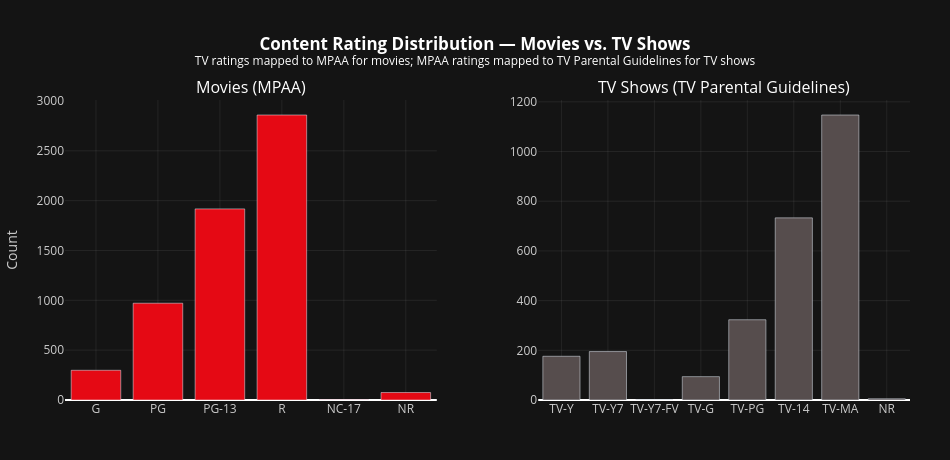

Here is the notebook cell this chart was saved with:
### Markdown cell above
The `listed_in` field is multi-label, so a single title can appear under several genre categories at once. Because Movies outnumber TV Shows roughly 2x, raw counts aren't a fair basis for comparison. The chart normalises each bar to a percentage of that type's total tag appearances, and merges parallel source labels ("Dramas" + "TV Dramas" into Drama, etc.) so the two types can be read side by side.

A few categories only appear on one side. "Crime TV Shows", "Horror Movies", "Thrillers", "Action & Adventure", "Reality TV", "British TV", and "Anime" each map to a consolidated bucket that has no equivalent label for the other type. That's a labeling artifact from the source data. Comparing those bars against zero is not very meaningful, so we only look at the shared genres for cross-type comparisons:

**International** is the biggest category on both sides, but TV Shows edge Movies here (around 27% vs 22%). International series make up a slightly higher slice of Netflix's TV catalog than international movies do of its film catalog. **Drama** leans toward Movies (roughly 20% vs 15%). Each TV series is one row regardless of how many seasons it has, so some of that gap may just be down to how drama content gets packaged in each format. **Comedy** is fairly close, Movies marginally ahead (around 14% vs 12%). **Documentary** is almost tied (about 7% for Movies vs 8% for TV), which makes sense given the source used separate labels ("Documentaries" for films, "Docuseries" for TV) that feed into the same bucket. **Kids & Family** tilts toward TV Shows (around 9% vs 5%), which fits the long-running episodic format most children's content comes in. **Romance** is slightly higher for TV Shows (around 7% vs 5%).

Genre coverage is clean. `listed_in` is 100% populated with no gaps. The range of shared genres is broad enough to support country-level breakdowns, which is what Figure 2 builds on.

### Code cell
from plotly.subplots import make_subplots

# 3 rows have duration strings ("66 min", "74 min", "84 min") in the rating field
duration_mask = consolidated_df['rating'].str.match(r'^\d+\s*min$', na=False)
n_duration = duration_mask.sum()
print(f"Duration-as-rating entries removed: {n_duration}")
consolidated_df.loc[duration_mask, 'rating'] = pd.NA

# normalise cross-system ratings for better comparison
# Netflix uses TV Parental Guidelines (TV-Y, TV-G, TV-PG, TV-14, TV-MA) as a fallback
# for films without an MPA rating, and occasionally MPAA labels appear on TV shows.
# Source: Wikipedia — TV Parental Guidelines
#   https://en.wikipedia.org/wiki/TV_Parental_Guidelines
# Source: MPA film rating system
#   https://www.motionpictures.org/film-ratings/

# TV Parental Guidelines → MPAA equivalents (applied to Movies)
tv_to_mpaa = {
    'TV-Y':     'G',      # ages 2+   ≈ G
    'TV-Y7':    'PG',     # ages 7+   ≈ PG
    'TV-Y7-FV': 'PG',     # ages 7+ (fantasy violence) ≈ PG
    'TV-G':     'G',      # general audiences ≈ G
    'TV-PG':    'PG',     # parental guidance ≈ PG
    'TV-14':    'PG-13',  # ages 14+  ≈ PG-13 (ages 13+)
    'TV-MA':    'R',      # mature/17+ ≈ R (17+)
}

# MPAA → TV Parental Guidelines equivalents (applied to TV Shows)
mpaa_to_tv = {
    'G':     'TV-G',
    'PG':    'TV-PG',
    'PG-13': 'TV-14',
    'R':     'TV-MA',
    'NC-17': 'TV-MA',
    'UR':    'NR',
}

movies_idx = consolidated_df['type'] == 'Movie'
tv_idx     = consolidated_df['type'] == 'TV Show'

rating_corrected = consolidated_df['rating'].copy()
rating_corrected[movies_idx] = rating_corrected[movies_idx].map(lambda r: tv_to_mpaa.get(r, r))
rating_corrected[tv_idx]     = rating_corrected[tv_idx].map(lambda r: mpaa_to_tv.get(r, r))
consolidated_df['rating_corrected'] = rating_corrected

n_movie_fixed = (consolidated_df.loc[movies_idx, 'rating'] != consolidated_df.loc[movies_idx, 'rating_corrected']).sum()
n_tv_fixed    = (consolidated_df.loc[tv_idx,     'rating'] != consolidated_df.loc[tv_idx,     'rating_corrected']).sum()
print(f"Movies with rating corrected:   {n_movie_fixed:,}")
print(f"TV Shows with rating corrected: {n_tv_fixed:,}")

# --- 3. Build ordered distributions ---
mpaa_order = ['G', 'PG', 'PG-13', 'R', 'NC-17', 'NR']
tv_order   = ['TV-Y', 'TV-Y7', 'TV-Y7-FV', 'TV-G', 'TV-PG', 'TV-14', 'TV-MA', 'NR']

movies_vc = consolidated_df[movies_idx].dropna(subset=['rating_corrected'])['rating_corrected'].value_counts()
tv_vc     = consolidated_df[tv_idx].dropna(subset=['rating_corrected'])['rating_corrected'].value_counts()

mpaa_present = [r for r in mpaa_order if movies_vc.get(r, 0) > 0]
tv_present   = [r for r in tv_order   if tv_vc.get(r, 0)     > 0]

print("\nMovies — final distribution:")
print(movies_vc[mpaa_present].to_string())
print("\nTV Shows — final distribution:")
print(tv_vc[tv_present].to_string())

# --- 4. Plot ---
fig_rating = make_subplots(
    rows=1, cols=2,
    subplot_titles=('Movies (MPAA)', 'TV Shows (TV Parental Guidelines)'),
    horizontal_spacing=0.12,
)

fig_rating.add_trace(go.Bar(
    x=mpaa_present,
    y=[movies_vc.get(r, 0) for r in mpaa_present],
    marker_color='#E50914',
    name='Movie',
    hovertemplate='<b>%{x}</b>: %{y:,}<extra></extra>',
), row=1, col=1)

fig_rating.add_trace(go.Bar(
    x=tv_present,
    y=[tv_vc.get(r, 0) for r in tv_present],
    marker_color='#564d4d',
    name='TV Show',
    hovertemplate='<b>%{x}</b>: %{y:,}<extra></extra>',
), row=1, col=2)

fig_rating.update_layout(
    title=dict(
        text='<b>Content Rating Distribution — Movies vs. TV Shows</b><br>'
             '<sup>TV ratings mapped to MPAA for movies; MPAA ratings mapped to TV Parental Guidelines for TV shows</sup>',
        x=0.5, xanchor='center', font=dict(color='white'),
    ),
    plot_bgcolor='#141414', paper_bgcolor='#141414',
    showlegend=False,
    margin=dict(t=100, b=60, l=60, r=40),
    width=950, height=460,
)
fig_rating.update_xaxes(tickfont=dict(color='#cccccc'), gridcolor='rgba(255,255,255,0.07)')
fig_rating.update_yaxes(tickfont=dict(color='#cccccc'), gridcolor='rgba(255,255,255,0.07)')
fig_rating.update_yaxes(title_text='Count', title_font=dict(color='#cccccc'), row=1, col=1)
fig_rating.update_annotations(font=dict(color='white'))

fig_rating.write_image('./figures/rating_distribution.png', scale=2)
fig_rating.show()

### Figure 1 — Plotly figure (JSON) as saved in the notebook; plotly's stock layout.template omitted (floating-point values rounded to 4 significant figures)
{"data": [{"hovertemplate": "<b>%{x}</b>: %{y:,}<extra></extra>", "marker": {"color": "#E50914"}, "name": "Movie", "type": "bar", "x": ["G", "PG", "PG-13", "R", "NC-17", "NR"], "xaxis": "x", "y": [298, 971, 1917, 2859, 3, 75], "yaxis": "y"}, {"hovertemplate": "<b>%{x}</b>: %{y:,}<extra></extra>", "marker": {"color": "#564d4d"}, "name": "TV Show", "type": "bar", "x": ["TV-Y", "TV-Y7", "TV-Y7-FV", "TV-G", "TV-PG", "TV-14", "TV-MA", "NR"], "xaxis": "x2", "y": [176, 195, 1, 94, 323, 733, 1147, 5], "yaxis": "y2"}], "layout": {"annotations": [{"font": {"color": "white", "size": 16}, "showarrow": false, "text": "Movies (MPAA)", "x": 0.22, "xanchor": "center", "xref": "paper", "y": 1, "yanchor": "bottom", "yref": "paper"}, {"font": {"color": "white", "size": 16}, "showarrow": false, "text": "TV Shows (TV Parental Guidelines)", "x": 0.78, "xanchor": "center", "xref": "paper", "y": 1, "yanchor": "bottom", "yref": "paper"}], "height": 460, "margin": {"b": 60, "l": 60, "r": 40, "t": 100}, "paper_bgcolor": "#141414", "plot_bgcolor": "#141414", "showlegend": false, "title": {"font": {"color": "white"}, "text": "<b>Content Rating Distribution — Movies vs. TV Shows</b><br><sup>TV ratings mapped to MPAA for movies; MPAA ratings mapped to TV Parental Guidelines for TV shows</sup>", "x": 0.5, "xanchor": "center"}, "width": 950, "xaxis": {"anchor": "y", "domain": [0, 0.44], "gridcolor": "rgba(255,255,255,0.07)", "tickfont": {"color": "#cccccc"}}, "xaxis2": {"anchor": "y2", "domain": [0.56, 1], "gridcolor": "rgba(255,255,255,0.07)", "tickfont": {"color": "#cccccc"}}, "yaxis": {"anchor": "x", "domain": [0, 1], "gridcolor": "rgba(255,255,255,0.07)", "tickfont": {"color": "#cccccc"}, "title": {"font": {"color": "#cccccc"}, "text": "Count"}}, "yaxis2": {"anchor": "x2", "domain": [0, 1], "gridcolor": "rgba(255,255,255,0.07)", "tickfont": {"color": "#cccccc"}}}}
